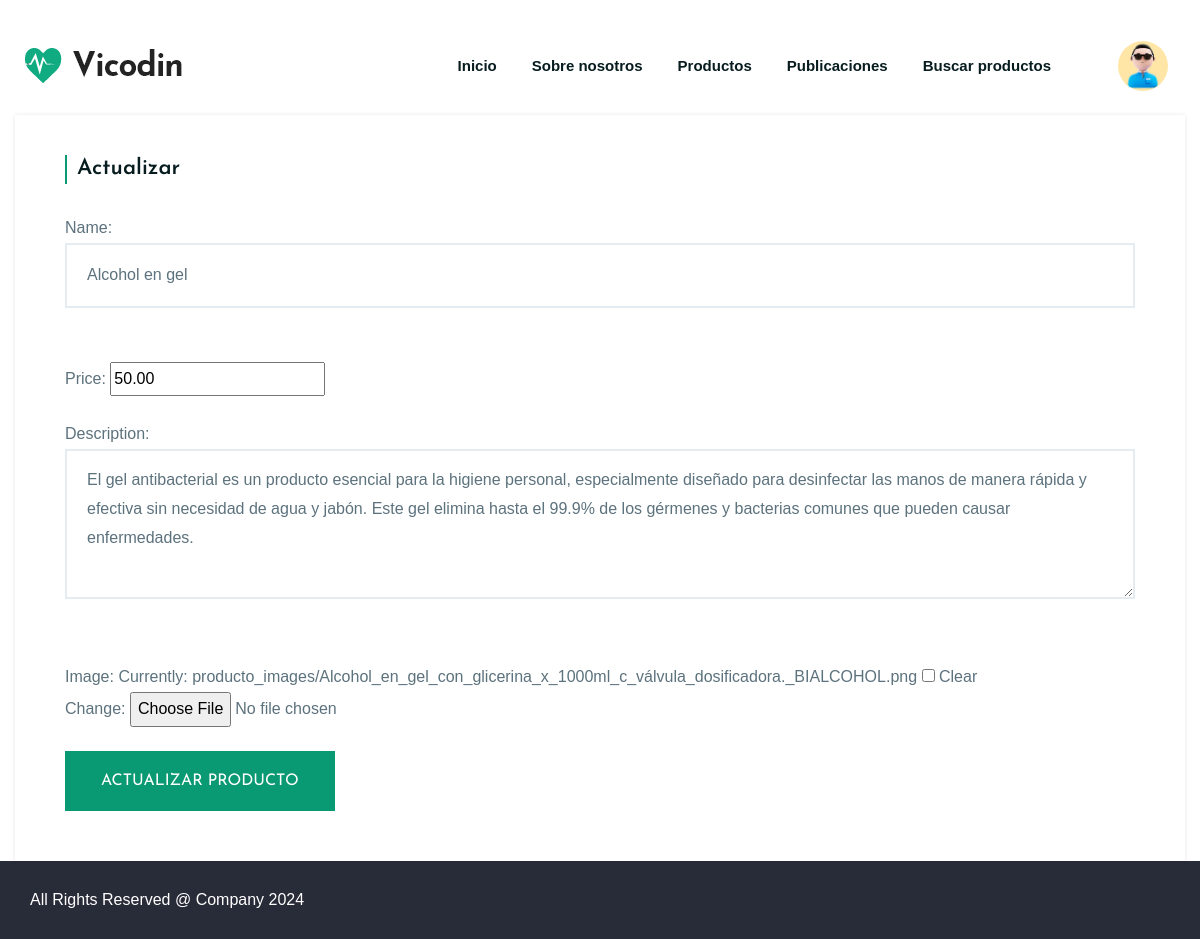
Page /producto-update/5/ (signed in) on the committed database.
### users/models.py (models this page shows, shortened)
class Imagen(models.Model):
    user = models.OneToOneField(User, on_delete=models.CASCADE)
    imagen = models.ImageField(upload_to='imagenes', null=True, blank = True)

### Vicodin/models.py (models this page shows, shortened)
class Producto(models.Model):
    name = models.CharField(max_length=100)
    description = models.TextField()
    price = models.DecimalField(max_digits=10, decimal_places=2)
    image = models.ImageField(upload_to='producto_images/', null=True, blank=True)

### Vicodin/views.py (the view)
# urls.py: path('producto-update/<int:pk>/', views.ProductoUpdateView.as_view(), name="ProductoUpdate"),
class ProductoUpdateView(LoginRequiredMixin, UpdateView):
    model = Producto
    success_url = reverse_lazy("ProductoList")
    login_url = '/accounts/login/'
    fields = ["name", "price", "description",'image']
    template_name = "Vicodin/vbc/producto_update.html"

### Vicodin/templates/Vicodin/vbc/producto_update.html (shortened to what this page needs)
{% extends 'Vicodin/base.html' %}
{% load static %}
{% block main %}
<form method="post" enctype="multipart/form-data">
    <div class="ltn__contact-message-area mb-120 mb--100">
        <div class="container">
            <div class="row">
                <div class="col-lg-12">
                    <div class="ltn__form-box contact-form-box box-shadow white-bg">
                        <h4 class="title-2">Actualizar</h4>
                        {{ form.as_p }}
                        <button class="btn theme-btn-1 btn-effect-1 text-uppercase" type="submit">Actualizar
                            Producto</button>
                    </div>
                </div>
            </div>
        </div>
</form>
{% endblock main %}

### Vicodin/templates/Vicodin/base.html (shortened to what this page needs)
<!doctype html>
<html class="no-js" lang="en">
<head>
    {% load static %}
    <link rel="stylesheet" href="{% static 'Vicodin/css/font-icons.css'%}">
    <link rel="stylesheet" href="{% static 'Vicodin/css/plugins.css'%}">
    <link rel="stylesheet" href="{% static 'Vicodin/css/style.css' %}">
    <link rel="stylesheet" href="{% static 'Vicodin/css/responsive.css'%}">
</head>
<body>
    <div class="body-wrapper">
        <header
            class="ltn__header-area ltn__header-5 ltn__header-logo-and-mobile-menu-in-mobile--- ltn__header-logo-and-mobile-menu--- ltn__header-transparent gradient-color-4---">
            <div
                class="ltn__header-middle-area ltn__logo-right-menu-option ltn__header-row-bg-white ltn__header-padding ltn__header-sticky ltn__sticky-bg-white">
                <div class="container">
                    <div class="row">
                        <div class="col">
                            <div class="site-logo-wrap">
                                <div class="site-logo">
                                    <a href="{% url 'Inicio' %}"><img src="{% static 'Vicodin/assets/img/logo.png' %}"
                                            alt="Logo"></a>
                                </div>
                            </div>
                        </div>
                        <div class="col header-menu-column menu-color-white---">
                            <div class="header-menu d-none d-xl-block">
                                <nav>
                                    <div class="ltn__main-menu">
                                        <ul>
                                            <li><a href="{% url 'Inicio' %}">Inicio</a></li>
                                            <li><a href="{% url 'SobreNosotros' %}">Sobre nosotros</a></li>
                                            <li><a href="{% url 'ProductoList' %}">Productos</a></li>
                                            {% if request.user.is_authenticated %}
                                                <li><a href="{% url 'PublicacionList' %}">Publicaciones</a></li>
                                            {% endif %}
                                            <li><a href="{% url 'BuscarProducto' %}">Buscar productos</a></li>
                                        </ul>
                                    </div>
                                </nav>
                            </div>
                        </div>
                        <div class="col--- ltn__header-options ltn__header-options-2 mb-sm-20">
                            <div class="ltn__drop-menu user-menu">
                                <ul>
                                    {% if request.user.is_authenticated %}
                                        <li>
                                            {% if request.user.imagen.imagen.url%}
                                                <img src="{{request.user.imagen.imagen.url}}" class="avatar" alt="Avatar del usuario">
                                            {% else %}
                                                <img src="{% static 'Vicodin/assets/img/default-avatar.png' %}" class="avatar icon-user" alt="Avatar del usuario">
                                            {% endif %}
                                        </li>
                                    {% endif %}
                                </ul>
                            </div>
                        </div>
                    </div>
                </div>
            </div>
        </header>
        <br><br><br><br>
        {% block main %}
        {% endblock main %}
        <footer class="ltn__footer-area  ">
            <div class="ltn__copyright-area ltn__copyright-2 section-bg-7  plr--5">
                <div class="container-fluid ltn__border-top-2">
                    <div class="row">
                        <div class="col-md-6 col-12">
                            <div class="ltn__copyright-design clearfix">
                                <p>All Rights Reserved @ Company <span class="current-year"></span></p>
                            </div>
                        </div>
                    </div>
                </div>
            </div>
        </footer>
    </div>
</body>
</html>

### Vicodin/static/Vicodin/css/responsive.css (style rules this page uses)
@media (min-width: 1200px) { .container { max-width: 1200px; } }

### rows in the picture
Producto: name "Alcohol en gel", price "50.00", description "El gel antibacterial es un producto esencial para la higiene personal, especialmente diseñado para desinfectar las manos de manera rápida y efectiva sin necesidad de agua y jabón. Este gel elimina hasta el 99.9% de los gérmenes y bacterias comunes que pueden causar enfermedades."
